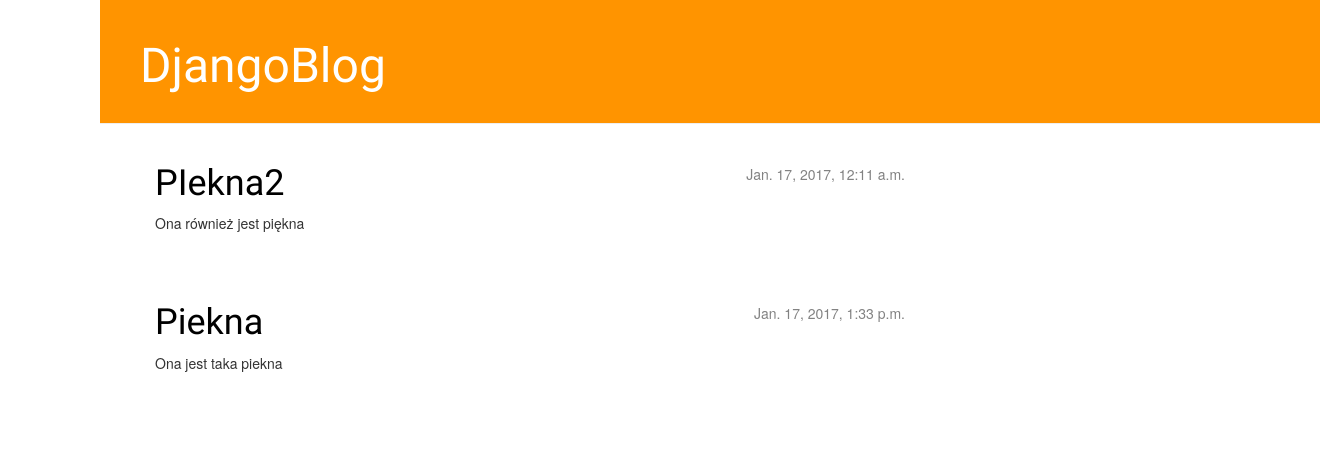
Before: / with the older database file.
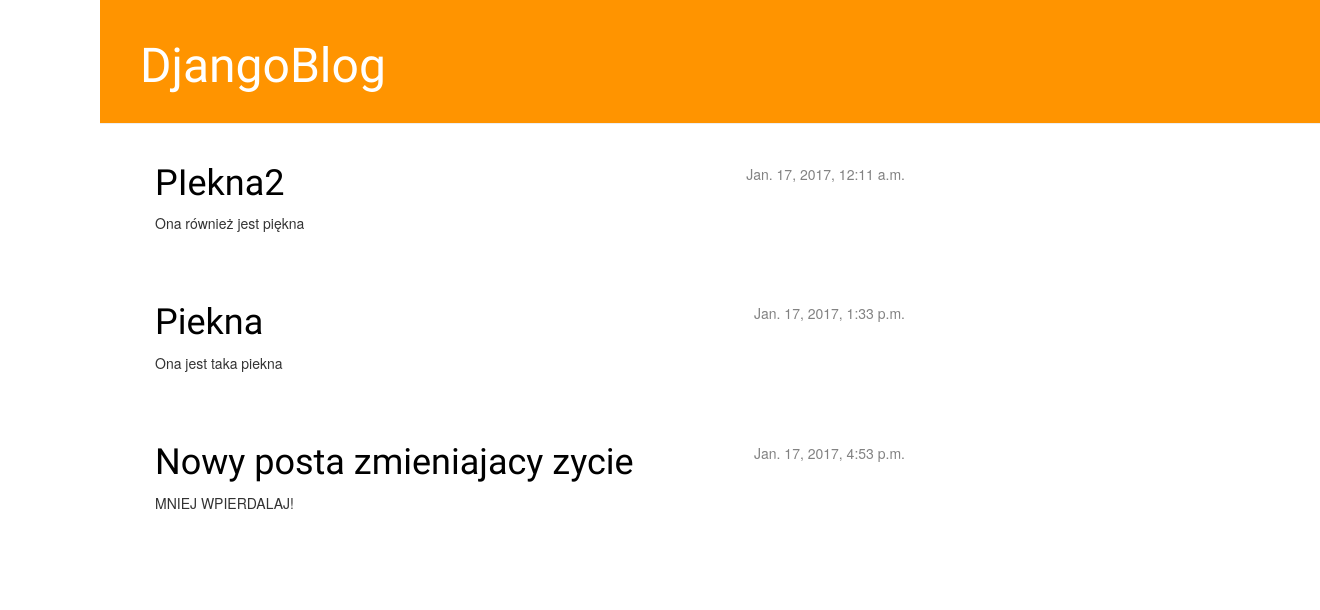
After: the same page with the newer database file.
### blog/models.py (models this page shows, shortened)
class Post(models.Model):
    author = models.ForeignKey('auth.User')
    title = models.CharField(max_length=200)
    text = models.TextField()
    created_date = models.DateTimeField(
            default=timezone.now)
    published_date = models.DateTimeField(
            blank=True, null=True)

### blog/views.py (the view)
# urls.py: url(r'^$',views.post_list,name="post_list"),
def post_list(request):
    posts=Post.objects.filter(published_date__lte=timezone.now()).order_by('published_date')
    return render (request, "blog/post_list.html",{"posts":posts})#tu dodajemy liste elementow do uz

### blog/templates/blog/post_list.html
{%extends 'blog/base.html' %}
{% block content %}
                        {% for post in posts %}
                            <div class="post">
                                <div class="date">
                                    {{ post.published_date }}
                                </div>
                                <h1><a href="{% url 'post_detail' pk=post.pk %}" >{{ post.title }}</a></h1>
                                <p>{{ post.text|linebreaksbr }}</p>
                            </div>
                        {% endfor %}
{% endblock content %}

### blog/templates/blog/base.html (shortened to what this page needs)
{% load staticfiles %}
<html>
    <head>
        <link rel="stylesheet" href="//maxcdn.bootstrapcdn.com/bootstrap/3.2.0/css/bootstrap.min.css">
        <link rel="stylesheet" href="//maxcdn.bootstrapcdn.com/bootstrap/3.2.0/css/bootstrap-theme.min.css">
        <link rel="stylesheet" href="{% static 'css/blog.css' %}">
    </head>
    <body>
        <div class="page-header">
            <h1><a href="/">DjangoBlog</a></h1>
        </div>
        <div class="content container">
            <div class="row">
                <div class="col-md-8">
                {% block content %}
                {% endblock %}
                </div>
            </div>
        </div>
    </body>
</html>

### static/css/blog.css (style rules this page uses)
h1 a { color: #FCA205; font-family: "lobster"; }
body { padding-left: 100px; }
.page-header { background-color: #ff9400; margin-top: 0; padding: 20px 20px 20px 40px; }
.page-header h1, .page-header h1 a, .page-header h1 a:visited, .page-header h1 a:active { color: #ffffff; font-size: 36pt; text-decoration: none; }
.content { margin-left: 40px; }
h1, h2, h3, h4 { font-family: 'Lobster', cursive; }
.date { float: right; color: #828282; }
.post { margin-bottom: 70px; }
.post h1 a, .post h1 a:visited { color: #000000; }

Changed rows visible on the page:
added Post: published_date "Jan. 17, 2017, 4:53 p.m.", title "Nowy posta zmieniajacy zycie", text "MNIEJ WPIERDALAJ!"
